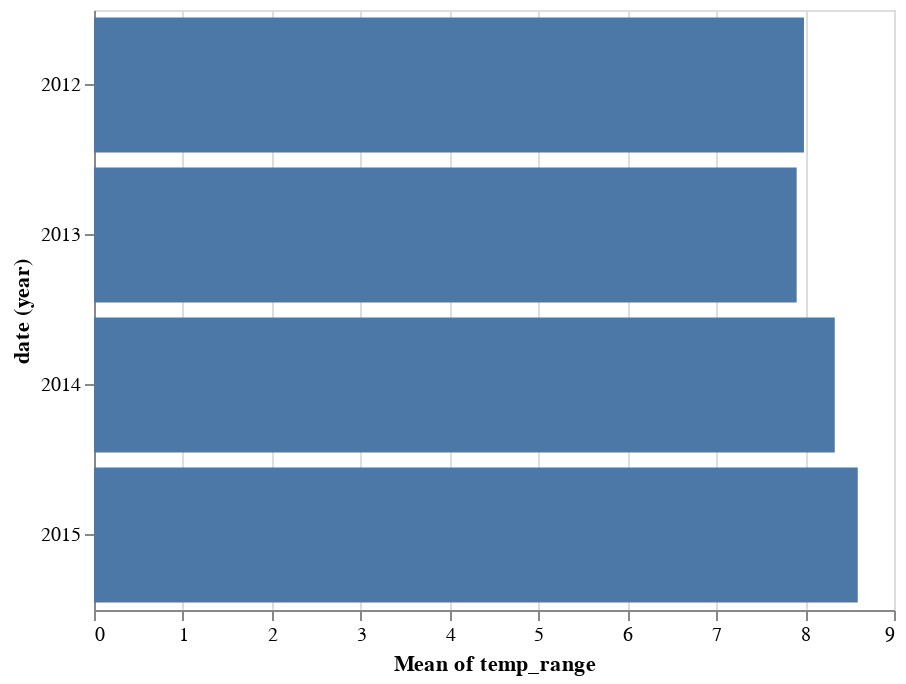

This figure's notebook cell:
### Code cell
alt.Chart(df).mark_bar().encode(
    x='mean(temp_range):Q',
    y='year(date):O'
).transform_calculate(
    temp_range="datum.temp_max - datum.temp_min"
)

### Figure 1 — Vega-Lite specification as saved in the notebook (floating-point values rounded to 4 significant figures; data arrays with more than 128 entries replaced by an {"elided": "..."} marker saying what was removed)
{"$schema": "https://vega.github.io/schema/vega-lite/v2.6.0.json", "config": {"view": {"height": 300, "width": 400}}, "data": {"name": "data-830c39fec90146253fb06a06c26374ef"}, "datasets": {"data-830c39fec90146253fb06a06c26374ef": {"elided": "1461 records"}}, "encoding": {"x": {"aggregate": "mean", "field": "temp_range", "type": "quantitative"}, "y": {"field": "date", "timeUnit": "year", "type": "ordinal"}}, "mark": "bar", "transform": [{"as": "temp_range", "calculate": "datum.temp_max - datum.temp_min"}]}
